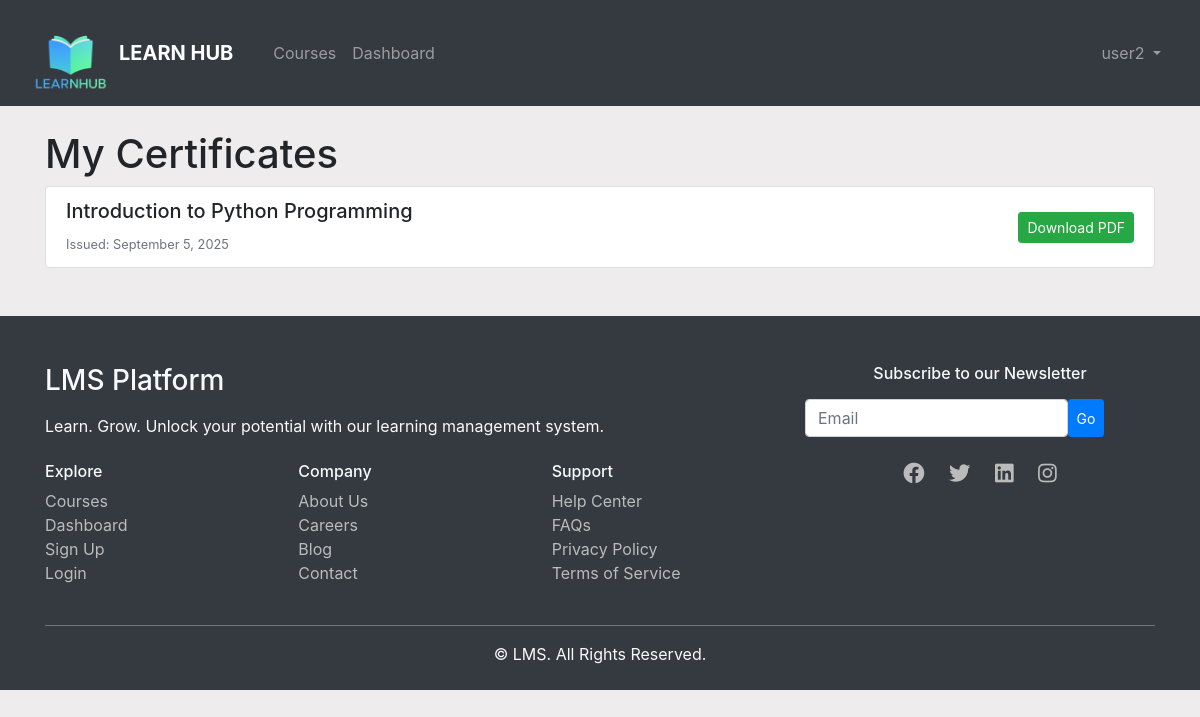
Screenshot of /certificates/ (signed in) with the database file from the repository.
### lms_app/models.py (models this page shows)
class Certificate(models.Model):
    user = models.ForeignKey(User, on_delete=models.CASCADE)
    course = models.ForeignKey(Course, on_delete=models.CASCADE)
    issued_at = models.DateTimeField(auto_now_add=True)

class Course(models.Model):
    title = models.CharField(max_length=255)
    description = models.TextField()
    category = models.CharField(max_length=100)
    difficulty = models.CharField(max_length=50)
    created_by = models.ForeignKey(User, on_delete=models.CASCADE)
    created_at = models.DateTimeField(auto_now_add=True)

### lms_app/views.py (the view)
# urls.py: path('certificates/', views.certificate_list, name='certificate_list'),
@login_required
def certificate_list(request):
    certificates = Certificate.objects.filter(user=request.user)
    return render(request, 'certificate_list.html', {'certificates': certificates})

### lms_app/templates/certificate_list.html
{% extends 'base.html' %}
{% block content %}
<h1>My Certificates</h1>
<div class="list-group">
    {% for cert in certificates %}
        <li class="list-group-item d-flex justify-content-between align-items-center">
            <div>
                <h5>{{ cert.course.title }}</h5>
                <small class="text-muted">Issued: {{ cert.issued_at|date:"F j, Y" }}</small>
            </div>
            <a href="#" class="btn btn-sm btn-success">Download PDF</a>
        </li>
    {% empty %}
        <li class="list-group-item">No certificates earned yet.</li>
    {% endfor %}
</div>
{% endblock %}

### lms_app/templates/base.html (shortened to what this page needs)
{% load static %}
<!DOCTYPE html>
<html lang="en">
<head>
    <link rel="stylesheet" href="https://stackpath.bootstrapcdn.com/bootstrap/4.5.2/css/bootstrap.min.css">
    <link rel="stylesheet" href="https://cdnjs.cloudflare.com/ajax/libs/font-awesome/5.15.1/css/all.min.css">
</head>
<body style="background-color: rgb(238, 236, 236);">
    <nav class="navbar navbar-expand-lg navbar-dark bg-dark">
    <div class="container-fluid">
        <a class="navbar-brand d-flex align-items-center" href="{% url 'home' %}">
            <img src="{% static 'icons/final logo.png' %}" alt="Logo" width="80" height="80" class="d-inline-block align-top mr-2">
            <span class="font-weight-bold">LEARN HUB</span>
        </a>
        <div class="collapse navbar-collapse" id="navbarNav">
            <ul class="navbar-nav mr-auto">
                <li class="nav-item ml-3">
                    {% if user.profile.role == 'Student' %}
                      <a class="nav-link" href="{% url 'course_list' %}">Courses</a>
                    {% endif %}
                </li>
                {% if user.is_authenticated %}
                    {% if user.profile.role == 'Student' %}
                        <li class="nav-item">
                            <a class="nav-link" href="{% url 'dashboard' %}">Dashboard</a>
                        </li>
                    {% elif user.profile.role == 'Instructor' %}
                        <li class="nav-item">
                            <a class="nav-link" href="{% url 'instructor_dashboard' %}">Dashboard</a>
                        </li>
                    {% endif %}
                {% endif %}
            </ul>
            <ul class="navbar-nav ml-auto">
                {% if user.is_authenticated %}
                    <li class="nav-item dropdown">
                        <a class="nav-link dropdown-toggle" href="#" id="navbarDropdown" role="button"
                           data-toggle="dropdown" aria-haspopup="true" aria-expanded="false">
                            {{ user.username }}
                        </a>
                    </li>
                {% endif %}
            </ul>
        </div>
    </div>
</nav>
    <div class="container mt-4">
        {% block content %}
        {% endblock %}
    </div>
<footer class="bg-dark text-light pt-5 pb-4 mt-5">
  <div class="container">
    <div class="row">
      <div class="col-md-8">
        <h3 class="fw-bold mb-3">LMS Platform</h3>
        <p class="mb-4">Learn. Grow. Unlock your potential with our learning management system.</p>
        <div class="row">
          <div class="col-6 col-md-4">
            <h6 class="fw-bold">Explore</h6>
            <ul class="list-unstyled">
              <li><a href="{% url 'course_list' %}" class="footer-link">Courses</a></li>
              <li><a href="{% url 'dashboard' %}" class="footer-link">Dashboard</a></li>
              <li><a href="{% url 'signup' %}" class="footer-link">Sign Up</a></li>
              <li><a href="{% url 'login' %}" class="footer-link">Login</a></li>
            </ul>
          </div>
          <div class="col-6 col-md-4">
            <h6 class="fw-bold">Company</h6>
            <ul class="list-unstyled">
              <li><a href="#" class="footer-link">About Us</a></li>
              <li><a href="#" class="footer-link">Careers</a></li>
              <li><a href="#" class="footer-link">Blog</a></li>
              <li><a href="#" class="footer-link">Contact</a></li>
            </ul>
          </div>
          <div class="col-6 col-md-4">
            <h6 class="fw-bold">Support</h6>
            <ul class="list-unstyled">
              <li><a href="#" class="footer-link">Help Center</a></li>
              <li><a href="#" class="footer-link">FAQs</a></li>
              <li><a href="#" class="footer-link">Privacy Policy</a></li>
              <li><a href="#" class="footer-link">Terms of Service</a></li>
            </ul>
          </div>
        </div>
      </div>
      <div class="col-md-4 text-md-start text-center mt-4 mt-md-0">
        <h6 class="fw-bold">Subscribe to our Newsletter</h6>
        <form class="d-flex mt-3">
          <input type="email" class="form-control me-2 w-75" placeholder="Email">
          <button type="submit" class="btn btn-primary btn-sm">Go</button>
        </form>
        <div class="mt-4">
          <a href="#" class="social-icon"><i class="fab fa-facebook fa-lg"></i></a>
          <a href="#" class="social-icon"><i class="fab fa-twitter fa-lg"></i></a>
          <a href="#" class="social-icon"><i class="fab fa-linkedin fa-lg"></i></a>
          <a href="#" class="social-icon"><i class="fab fa-instagram fa-lg"></i></a>
        </div>
      </div>
    </div>
    <hr class="border-secondary mt-4">
    <div class="text-center">
      <p class="mb-0">&copy; {{ now|date:"Y" }} LMS. All Rights Reserved.</p>
    </div>
  </div>
</footer>
</body>
</html>

### lms_app/templates/base.html (style rules this page uses)
.footer-link { color: #bbb; text-decoration: none; transition: color 0.3s ease; }
.social-icon { color: #bbb; margin: 0 10px; transition: color 0.3s ease, transform 0.2s ease; }

### rows the page displays
Certificate: course "Introduction to Python Programming", issued_at "September 5, 2025"

### other values shown
{{ user.username }} "user2"
